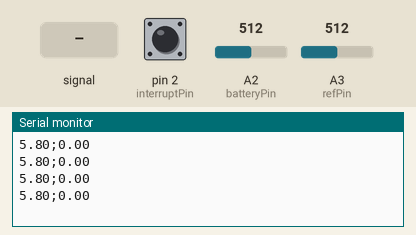
The sketch below on a simulated Arduino Uno, built with avr-gcc and run on an emulated ATmega328P. Shown: the last lines printed to the serial monitor. The inputs (shaded band) are chosen by the test bench; at power-on: A2 (batteryPin) = 512, A3 (refPin) = 512, pin 2 (interruptPin) HIGH.

Above: at 1.2 s.
1.3 s: A3 (refPin) fed a 200 Hz sine of ±255 counts around its level
2.8 s: A2 (batteryPin) set to 716
At 3.2 s:
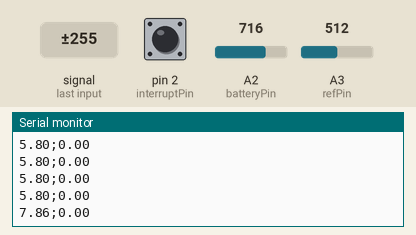
4.3 s: A3 (refPin) set to 716
At 4.46 s:
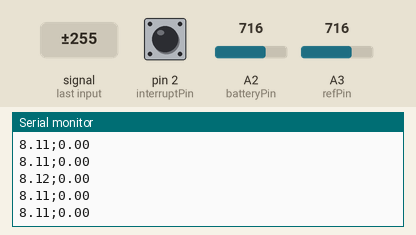
5.8 s: A3 (refPin) fed a 2 Hz sine of ±306 counts around its level
At 6.23 s:
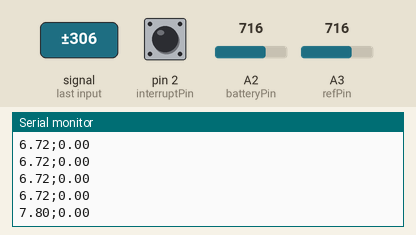
7.3 s: A2 (batteryPin) set to 900
At 7.49 s:
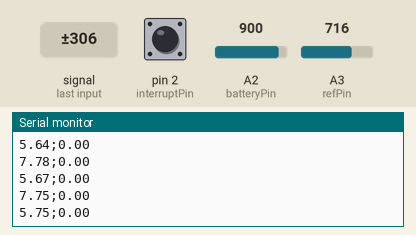
8.8 s: A3 (refPin) set to 900
At 9.0 s:
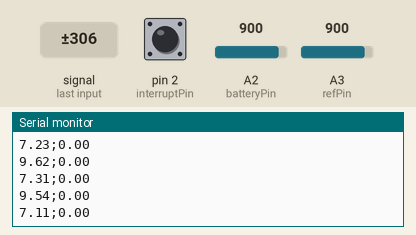
Timing chart, 0 to 11.3 s (numbered marks = the images above; inputs shaded):
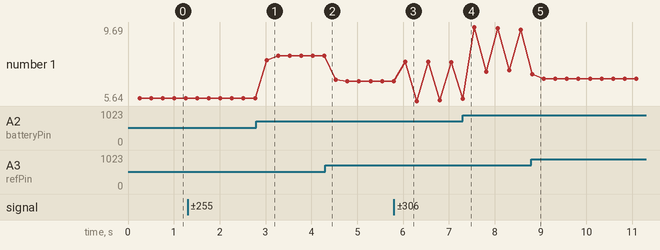

Measured:
- after the input at 2.8 s, the serial monitor: prints a new line after 0.22 s (image 1)
- after the input at 5.8 s, the serial monitor: prints a new line after 0.25 s (image 3)
- after the input at 8.8 s, the serial monitor: prints a new line at once (image 5)
- plotted number 1: 5.8 → 8.11 after the input at 2.8 s, 8.11 → 6.72 after the input at 4.3 s, 6.72 → 7.75 after the input at 5.8 s, 7.75 → 9.54 after the input at 7.3 s, 9.54 → 6.87 after the input at 8.8 s

The sketch:

collector.ino
```cpp
volatile int counter = 0;
const byte interruptPin = 2;
const byte batteryPin = A2;
const byte refPin = A3;
unsigned long last_time = 0;
unsigned long bat_sum = 0;
unsigned long ref_sum = 0;
unsigned int sample_count = 0;
int interval = 250;
int battery_bytes = 0;
float battery_voltage = 0;
float speed = 0;
void setup() {
  Serial.begin(115200);
  pinMode(interruptPin, INPUT_PULLUP);
  pinMode(batteryPin, INPUT_PULLUP);
  attachInterrupt(digitalPinToInterrupt(interruptPin), detect, RISING);
}
void loop() {
  if ((millis()-last_time) > interval){
    float ref_voltage = (5.0 * (float)ref_sum / (float)sample_count) / 1024.0;
    float calib_voltage = 3.3 - ref_voltage;
    battery_voltage = ((5.0 +  calib_voltage) * 2.0 * (float)bat_sum / (float)sample_count) / 1024.0;
    sample_count = 0;
    bat_sum = 0;
    ref_sum = 0;
    float distance = ((float)counter/1490.0); // calibrated
    counter = 0;
    speed = distance / ((float)interval/1000.0);
    Serial.print(battery_voltage);
    Serial.print(";");
    Serial.println(speed);
    last_time = millis();
  }
  bat_sum += analogRead(batteryPin);
  ref_sum += analogRead(refPin);
  sample_count++;
}

void detect() {
  counter += 1;
}
```
